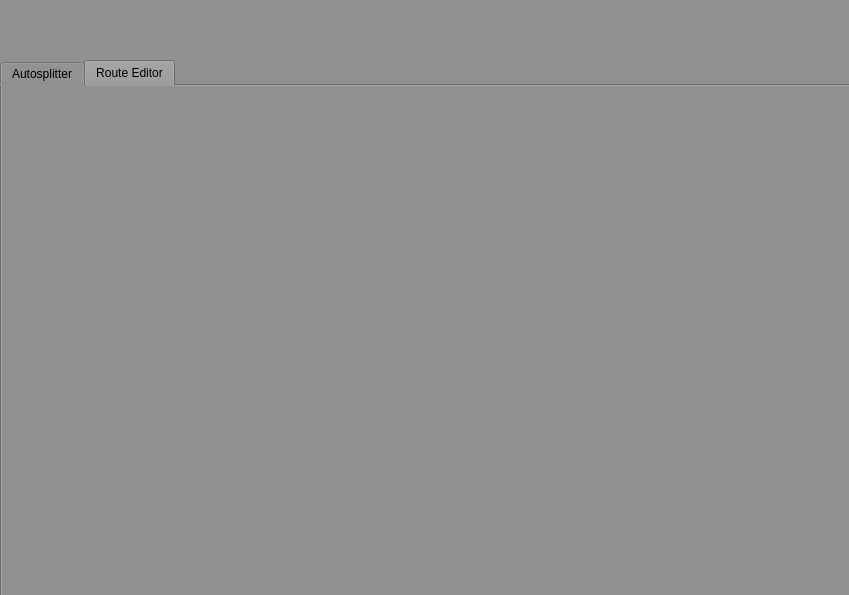
<?xml version="1.0" encoding="UTF-8"?>
<ui version="4.0">
 <class>AutosplitClass</class>
 <widget class="QMainWindow" name="AutosplitClass">
  <property name="geometry">
   <rect>
    <x>0</x>
    <y>0</y>
    <width>849</width>
    <height>595</height>
   </rect>
  </property>
  <property name="sizePolicy">
   <sizepolicy hsizetype="Fixed" vsizetype="Fixed">
    <horstretch>0</horstretch>
    <verstretch>0</verstretch>
   </sizepolicy>
  </property>
  <property name="windowTitle">
   <string>Autosplit</string>
  </property>
  <widget class="QWidget" name="centralWidget">
   <property name="enabled">
    <bool>true</bool>
   </property>
   <property name="styleSheet">
    <string notr="true">background-color: rgb(145, 145, 145);
</string>
   </property>
   <widget class="QTabWidget" name="tabWidget">
    <property name="geometry">
     <rect>
      <x>0</x>
      <y>60</y>
      <width>851</width>
      <height>541</height>
     </rect>
    </property>
    <property name="currentIndex">
     <number>1</number>
    </property>
    <widget class="QWidget" name="MainTab">
     <attribute name="title">
      <string>Autosplitter</string>
     </attribute>
    </widget>
    <widget class="QWidget" name="RouteTab">
     <attribute name="title">
      <string>Route Editor</string>
     </attribute>
    </widget>
   </widget>
  </widget>
 </widget>
 <layoutdefault spacing="6" margin="11"/>
 <resources>
  <include location="Autosplit.qrc"/>
 </resources>
 <connections/>
</ui>
